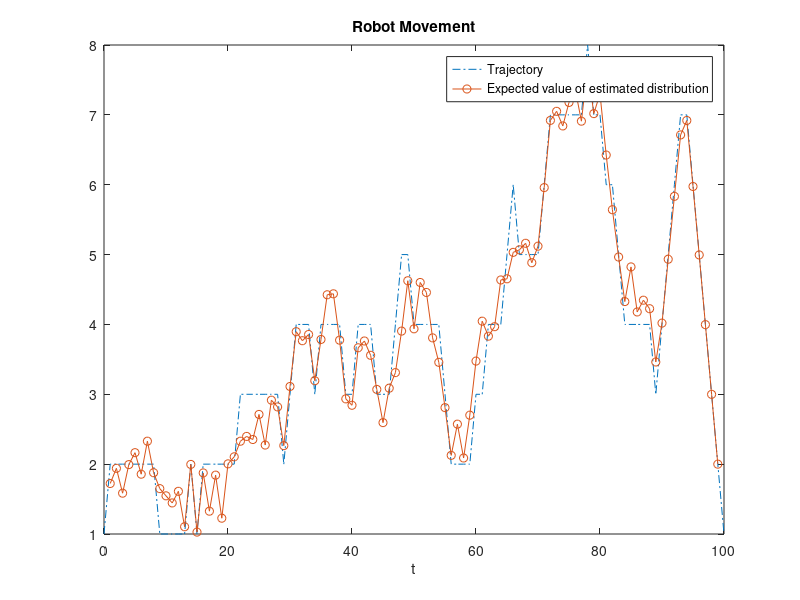
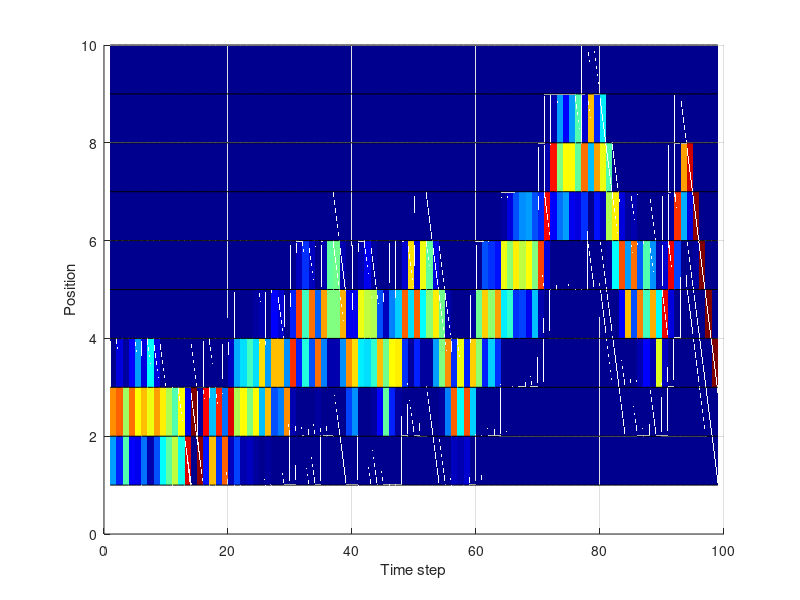

Source code (MATLAB) for these figures, in order:
clc;clear
sigma = 0.7;
T = 100;
pm = 0.4;
ps = 1 - 2*pm;
load('xt.mat');
load('yt.mat');

p = zeros(10,10,T-2);
pp = [pm ps pm];

pq = zeros(10,10);
pq(1,1:2) = [ps,2*pm];
pq(10,9:10) = [2*pm,ps];

for i=2:9
    pq(i,i-1:i+1) = pp;
end

for i=1:T-2
    if i<9
        p(1,1:2,i) = [ps 2*pm];
        for j = 2:i+1
            p(j,j-1:j+1,i) = pp;
        end
    else
        p(:,:,i) = pq;
    end
end

p_f = zeros(10,10,T-2);
for i=1:T-2
    noise = normpdf(yt(i),1:10,sigma);
    for j=1:10
        p_f(:,j,i) = p(:,j,i).*noise';
    end
end

p_b = zeros(10,10,T-2);
for i=1:T-2
    noise = normpdf(yt(T-i),1:10,sigma);
    for j=1:10
        p_b(:,j,i) = p(:,j,i).*noise';
    end
end

p_1 = [ps 2*pm zeros(1,8)];
p_2 = [ps 2*pm zeros(1,8)];

pdf = zeros(T-1,10);
for t = 1:T-1
    pf = p_1/sum(p_1);
    i = 1;
    while i<t
        pf = pf*p_f(:,:,i);
        pf = pf/sum(pf);
        i = i+1;
    end

    pb = p_2/sum(p_2);
    i = 1;
    while i<T-t
        pb = pb*p_b(:,:,i);
        pb = pb/sum(pb);
        i = i+1;
    end

    pdf(t,:) = pf.*pb.*normpdf(yt(t),1:10,sigma);
    pdf(t,:) = pdf(t,:)/sum(pdf(t,:));
    s(t) = sum(pdf(t,:).*[1:10]);
end

figure
plot(0:T,xt,'-.',1:T-1,s,'-o');
xlabel('t')
legend('Trajectory','Expected value of estimated distribution')
title('Robot Movement')
figure
colormap('jet')
surf(1:99, 1:10, pdf', 'MeshStyle', 'row')
ylabel('Position')
xlabel('Time step')
zlabel('PDF')
view(2)
